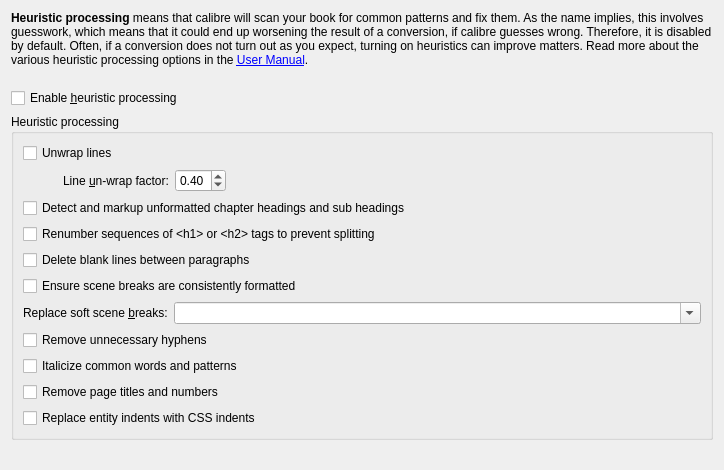
<?xml version="1.0" encoding="UTF-8"?>
<ui version="4.0">
 <class>Form</class>
 <widget class="QWidget" name="Form">
  <property name="geometry">
   <rect>
    <x>0</x>
    <y>0</y>
    <width>724</width>
    <height>470</height>
   </rect>
  </property>
  <property name="windowTitle">
   <string>Form</string>
  </property>
  <layout class="QVBoxLayout" name="verticalLayout">
   <item>
    <widget class="QLabel" name="help_label">
     <property name="text">
      <string>&lt;b&gt;Heuristic processing&lt;/b&gt; means that calibre will scan your book for common patterns and fix them. As the name implies, this involves guesswork, which means that it could end up worsening the result of a conversion, if calibre guesses wrong. Therefore, it is disabled by default. Often, if a conversion does not turn out as you expect, turning on heuristics can improve matters. Read more about the various heuristic processing options in the &lt;a href=&quot;%s&quot;&gt;User Manual&lt;/a&gt;.</string>
     </property>
     <property name="wordWrap">
      <bool>true</bool>
     </property>
     <property name="openExternalLinks">
      <bool>true</bool>
     </property>
    </widget>
   </item>
   <item>
    <spacer name="verticalSpacer_2">
     <property name="orientation">
      <enum>Qt::Vertical</enum>
     </property>
     <property name="sizeType">
      <enum>QSizePolicy::Fixed</enum>
     </property>
     <property name="sizeHint" stdset="0">
      <size>
       <width>20</width>
       <height>15</height>
      </size>
     </property>
    </spacer>
   </item>
   <item>
    <widget class="QCheckBox" name="opt_enable_heuristics">
     <property name="text">
      <string>Enable &amp;heuristic processing</string>
     </property>
    </widget>
   </item>
   <item>
    <widget class="QGroupBox" name="heuristic_options">
     <property name="title">
      <string>Heuristic processing</string>
     </property>
     <layout class="QVBoxLayout" name="verticalLayout_2">
      <item>
       <widget class="QCheckBox" name="opt_unwrap_lines">
        <property name="text">
         <string>Unwrap lines</string>
        </property>
       </widget>
      </item>
      <item>
       <layout class="QHBoxLayout" name="horizontalLayout">
        <item>
         <spacer name="horizontalSpacer">
          <property name="orientation">
           <enum>Qt::Horizontal</enum>
          </property>
          <property name="sizeType">
           <enum>QSizePolicy::Fixed</enum>
          </property>
          <property name="sizeHint" stdset="0">
           <size>
            <width>40</width>
            <height>20</height>
           </size>
          </property>
         </spacer>
        </item>
        <item>
         <widget class="QLabel" name="huf_label">
          <property name="text">
           <string>Line &amp;un-wrap factor:</string>
          </property>
          <property name="buddy">
           <cstring>opt_html_unwrap_factor</cstring>
          </property>
         </widget>
        </item>
        <item>
         <widget class="QDoubleSpinBox" name="opt_html_unwrap_factor">
          <property name="toolTip">
           <string/>
          </property>
          <property name="maximum">
           <double>1.000000000000000</double>
          </property>
          <property name="singleStep">
           <double>0.050000000000000</double>
          </property>
          <property name="value">
           <double>0.400000000000000</double>
          </property>
         </widget>
        </item>
        <item>
         <spacer name="horizontalSpacer_2">
          <property name="orientation">
           <enum>Qt::Horizontal</enum>
          </property>
          <property name="sizeHint" stdset="0">
           <size>
            <width>40</width>
            <height>20</height>
           </size>
          </property>
         </spacer>
        </item>
       </layout>
      </item>
      <item>
       <widget class="QCheckBox" name="opt_markup_chapter_headings">
        <property name="text">
         <string>Detect and markup unformatted chapter headings and sub headings</string>
        </property>
       </widget>
      </item>
      <item>
       <widget class="QCheckBox" name="opt_renumber_headings">
        <property name="text">
         <string>Renumber sequences of &lt;h1&gt; or &lt;h2&gt; tags to prevent splitting</string>
        </property>
       </widget>
      </item>
      <item>
       <widget class="QCheckBox" name="opt_delete_blank_paragraphs">
        <property name="text">
         <string>Delete blank lines between paragraphs</string>
        </property>
       </widget>
      </item>
      <item>
       <widget class="QCheckBox" name="opt_format_scene_breaks">
        <property name="text">
         <string>Ensure scene breaks are consistently formatted</string>
        </property>
       </widget>
      </item>
      <item>
       <layout class="QHBoxLayout" name="horizontalLayout_2">
        <property name="sizeConstraint">
         <enum>QLayout::SetDefaultConstraint</enum>
        </property>
        <item>
         <widget class="QLabel" name="label_2">
          <property name="sizePolicy">
           <sizepolicy hsizetype="Minimum" vsizetype="Preferred">
            <horstretch>0</horstretch>
            <verstretch>0</verstretch>
           </sizepolicy>
          </property>
          <property name="text">
           <string>Replace soft scene &amp;breaks:</string>
          </property>
          <property name="buddy">
           <cstring>opt_replace_scene_breaks</cstring>
          </property>
         </widget>
        </item>
        <item>
         <widget class="QComboBox" name="opt_replace_scene_breaks">
          <property name="sizePolicy">
           <sizepolicy hsizetype="Expanding" vsizetype="Fixed">
            <horstretch>0</horstretch>
            <verstretch>0</verstretch>
           </sizepolicy>
          </property>
          <property name="editable">
           <bool>true</bool>
          </property>
          <property name="insertPolicy">
           <enum>QComboBox::InsertAtTop</enum>
          </property>
         </widget>
        </item>
       </layout>
      </item>
      <item>
       <widget class="QCheckBox" name="opt_dehyphenate">
        <property name="text">
         <string>Remove unnecessary hyphens</string>
        </property>
       </widget>
      </item>
      <item>
       <widget class="QCheckBox" name="opt_italicize_common_cases">
        <property name="text">
         <string>Italicize common words and patterns</string>
        </property>
       </widget>
      </item>
      <item>
       <widget class="QCheckBox" name="opt_remove_page_titles">
        <property name="text">
         <string>Remove page titles and numbers</string>
        </property>
       </widget>
      </item>
      <item>
       <widget class="QCheckBox" name="opt_fix_indents">
        <property name="text">
         <string>Replace entity indents with CSS indents</string>
        </property>
       </widget>
      </item>
     </layout>
    </widget>
   </item>
   <item>
    <spacer name="verticalSpacer">
     <property name="orientation">
      <enum>Qt::Vertical</enum>
     </property>
     <property name="sizeHint" stdset="0">
      <size>
       <width>20</width>
       <height>40</height>
      </size>
     </property>
    </spacer>
   </item>
  </layout>
 </widget>
 <resources/>
 <connections>
  <connection>
   <sender>opt_enable_heuristics</sender>
   <signal>toggled(bool)</signal>
   <receiver>opt_html_unwrap_factor</receiver>
   <slot>setEnabled(bool)</slot>
   <hints>
    <hint type="sourcelabel">
     <x>328</x>
     <y>87</y>
    </hint>
    <hint type="destinationlabel">
     <x>481</x>
     <y>113</y>
    </hint>
   </hints>
  </connection>
  <connection>
   <sender>opt_enable_heuristics</sender>
   <signal>toggled(bool)</signal>
   <receiver>huf_label</receiver>
   <slot>setEnabled(bool)</slot>
   <hints>
    <hint type="sourcelabel">
     <x>295</x>
     <y>88</y>
    </hint>
    <hint type="destinationlabel">
     <x>291</x>
     <y>105</y>
    </hint>
   </hints>
  </connection>
 </connections>
</ui>
